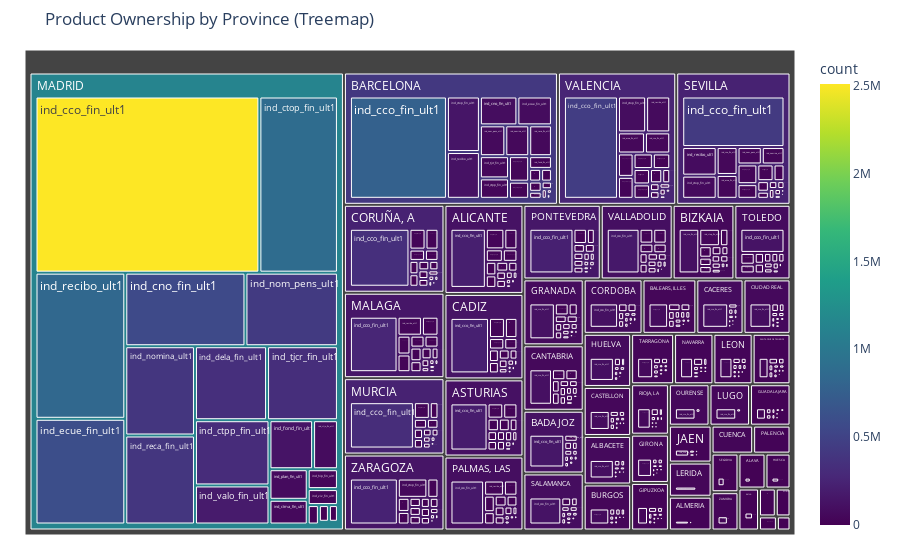

The notebook cell this image was saved under:
### Code cell
product_cols = [col for col in df_train.columns if col.endswith('ult1')]

# Melt the DataFrame to long format
df_long = df_train.melt(id_vars='nomprov', value_vars=product_cols,
                        var_name='product', value_name='ownership')

# Filter only the owned products (value == 1)
df_owned = df_long[df_long['ownership'] == 1]

# Group by province and product to get total ownership
ownership_by_region = (
    df_owned
    .groupby(['nomprov', 'product'])
    .size()
    .reset_index(name='count')
)


# Plot treemap
fig = px.treemap(
    ownership_by_region,
    path=['nomprov', 'product'],
    values='count',
    title='Product Ownership by Province (Treemap)',
    color='count',
    color_continuous_scale='Viridis'
)

fig.update_layout(margin=dict(t=50, l=25, r=25, b=25))
fig.show()

### Figure 1 — Plotly figure (JSON) as saved in the notebook; plotly's stock layout.template omitted (floating-point values rounded to 4 significant figures; data arrays with more than 128 entries replaced by an {"elided": "..."} marker saying what was removed)
{"data": [{"branchvalues": "total", "customdata": {"elided": "1203x1 float values"}, "domain": {"x": [0, 1], "y": [0, 1]}, "hovertemplate": "labels=%{label}<br>count_sum=%{value}<br>parent=%{parent}<br>id=%{id}<br>count=%{color}<extra></extra>", "ids": {"elided": "1203 str values"}, "labels": {"elided": "1203 str values"}, "marker": {"coloraxis": "coloraxis", "colors": {"elided": "1203 float values"}}, "name": "", "parents": {"elided": "1203 str values"}, "type": "treemap", "values": {"elided": "1203 int values"}}], "layout": {"coloraxis": {"colorbar": {"title": {"text": "count"}}, "colorscale": [[0, "#440154"], [0.1111, "#482878"], [0.2222, "#3e4989"], [0.3333, "#31688e"], [0.4444, "#26828e"], [0.5556, "#1f9e89"], [0.6667, "#35b779"], [0.7778, "#6ece58"], [0.8889, "#b5de2b"], [1, "#fde725"]]}, "legend": {"tracegroupgap": 0}, "margin": {"b": 25, "l": 25, "r": 25, "t": 50}, "title": {"text": "Product Ownership by Province (Treemap)"}}}
